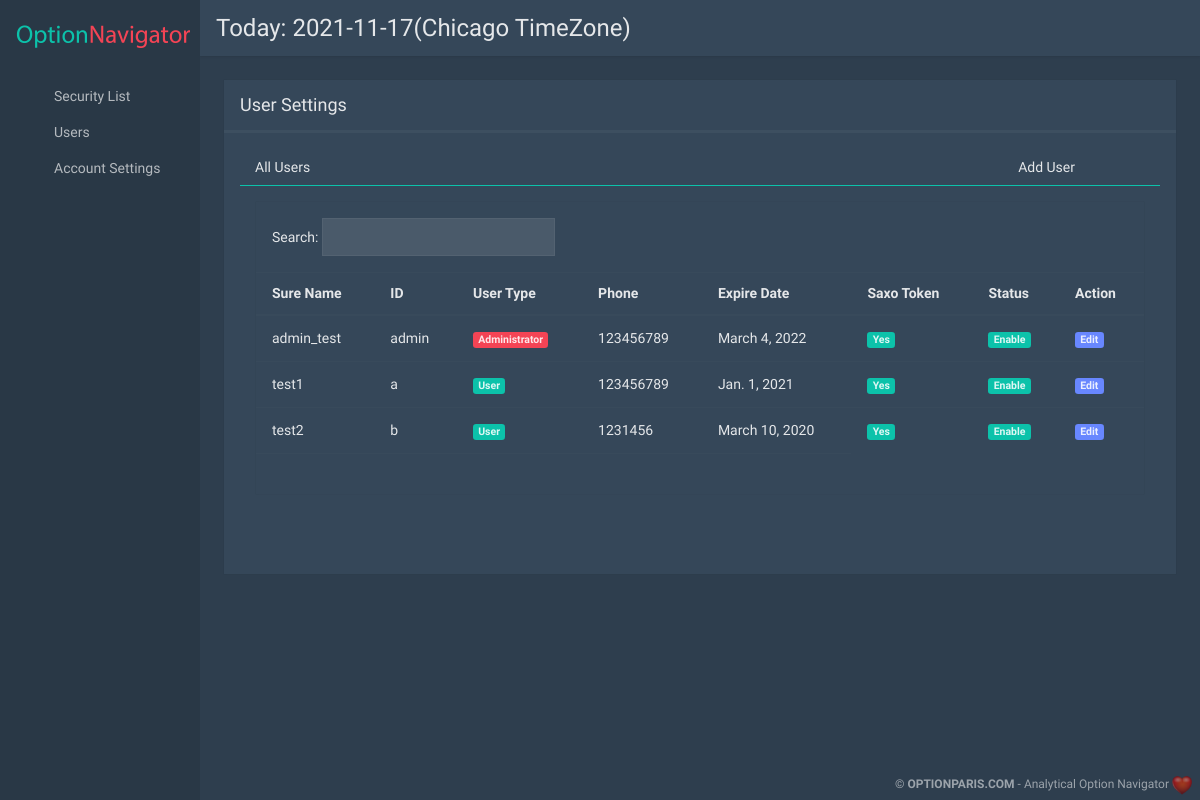
The page /admin_user_setting/ (signed in) on the database its author committed.
### broker_app/models.py (models this page shows)
class Account(models.Model):
    id = models.AutoField(primary_key=True)
    user_id = models.CharField(max_length=50)
    sure_name = models.CharField(max_length=50)
    password = models.CharField(max_length=100)
    phone_number = models.CharField(max_length=15)
    permission = models.IntegerField(default=2)
    status = models.CharField(max_length=20, default='enable')
    expire_date = models.DateField()
    ib_user_name = models.CharField(max_length=20, default='some string')
    ib_id = models.IntegerField()
    ib_port = models.IntegerField()
    saxo_token = models.TextField()
    saxo_account_key = models.TextField(default='')

### broker_app/views.py (the view)
# urls.py: url(r'^admin_user_setting/$', views.admin_user_setting, name='admin_user_setting'),
def admin_user_setting(request):
    if request.session['permission'] == 1:
        user_list = Account.objects.all().values()
        template = loader.get_template('pages/user/html/admin_user_settings.html')
        today_date = (datetime.datetime.now(datetime.timezone.utc) - datetime.timedelta(hours=6)).strftime("%Y-%m-%d")
        context = {
            "today": today_date,
            "user_list": user_list
        }
        return HttpResponse(template.render(context, request))
    else:
        request.session.flush()
        template = loader.get_template('pages/landingpage/login.html')
        context = {'login_error': "You have no permission to connect this link."}
        return HttpResponse(template.render(context, request))

### templates/pages/user/html/admin_user_settings.html (shortened to what this page needs)
<!DOCTYPE html>
<html lang="en">
<head>
  {% load static %}
  <link rel="stylesheet" href="../static/user/assets/animate.css/animate.min.css" type="text/css" />
  <link rel="stylesheet" href="../static/user/assets/glyphicons/glyphicons.css" type="text/css" />
  <link rel="stylesheet" href="../static/user/assets/font-awesome/css/font-awesome.min.css" type="text/css" />
  <link rel="stylesheet" href="../static/user/assets/material-design-icons/material-design-icons.css" type="text/css" />
  <link rel="stylesheet" href="../static/user/assets/bootstrap/dist/css/bootstrap.min.css" type="text/css" />
  <link rel="stylesheet" href="../static/user/assets/styles/app.css" type="text/css" />
  <link rel="stylesheet" href="{% static 'user/assets/styles/font.css' %}" type="text/css" />
</head>
<body class="dark">
  <div class="app" id="app">
  <div id="aside" class="app-aside modal nav-dropdown">
    <div class="left navside dark dk" data-layout="column">
  	  <div class="navbar no-radius">
        <a class="navbar-brand">
        	<img src="../static/landingpage/img/title.png" alt="." >
        </a>
      </div>
      <div class="hide-scroll" data-flex>
          <nav class="scroll nav-light">
              <ul class="nav" ui-nav>
                <li>
                  <a href={% url 'admin_dashboard' id='all'%} >
                    <div class="row">
                      <span class="nav-icon fa fa-dashboard" style="margin-left: 10px">
                      </span>
                      <span class="nav-text">Security List</span>
                    </div>
                  </a>
                </li>
                <li>
                  <a href="/admin_user_setting">
                    <div class="row">
                      <span class="nav-icon fa fa-users" style="margin-left: 10px">
                      </span>
                      <span class="nav-text">Users</span>
                    </div>
                  </a>
                </li>
                <li>
                  <a href="/admin_account_setting">
                    <div class="row">
                      <span class="nav-icon fa fa-database" style="margin-left: 10px">
                      </span>
                      <span class="nav-text">Account Settings</span>
                    </div>
                  </a>
                </li>
              </ul>
          </nav>
      </div>
    </div>
  </div>
  <div id="content" class="app-content box-shadow-z0" role="main">
    <div class="app-header white box-shadow">
        <div class="navbar navbar-toggleable-sm flex-row align-items-center">
            <div class="collapse navbar-collapse" id="collapse">
              <ul class="nav navbar-nav mr-auto">
                <li class="nav-item dropdown">
                    <h4 style="margin-bottom: 0px">Today: <span id="today">{{ today }}(Chicago TimeZone)</span></h4>
                </li>
              </ul>
            </div>
        </div>
    </div>
    <div class="app-footer">
      <div class="p-2 text-xs">
        <div class="pull-right text-muted py-1">
          &copy; <strong>OPTIONPARIS.COM</strong> <span class="hidden-xs-down">- Analytical Option Navigator <img width="20px" height="22px" src="../../../../static/landingpage/icon/heart.png"></span>
        </div>
      </div>
    </div>
    <div ui-view class="app-body" id="view">
    <div class="padding">
      <div>
        <div class="row">
            <div class="col-sm-12">
                <div class="box">
                    <div class="box-header">
                        <h2>User Settings</h2>
                    </div>
                    <div class="m-0" style="border-bottom: 3px solid rgba(120, 130, 140, 0.13)"></div>
                    <div class="box-body">
                        <form action="" method="post">{% csrf_token %}
                        <div class="row">
                            <div class="col-sm-12">
                                <div class="b-b b-primary nav-active-primary">
                                    <ul class="nav nav-tabs">
                                        <li class="nav-item">
                                            <a class="nav-link" href data-toggle="tab" data-target="#tab1">All Users</a>
                                        </li>
                                        <li class="nav-item dropdown" style="position: absolute; right: 70px">
                                            <a class="nav-link" href data-toggle="modal" data-target="#add_account">
                                                <i class="fa fa-fw fa-plus text-muted"></i>
                                                <span>Add User</span>
                                            </a>
                                        </li>
                                    </ul>
                                </div>
                                <div class="tab-content p-a m-b-md">
                                    <div class="tab-pane active" id="tab1">
                                        <div class="box">
                                            <div class="box-body">
                                                Search: <input id="filter" type="text" class="form-control input-sm w-auto inline m-r"/>
                                            </div>
                                            <div>
                                                <table class="table m-b-none" ui-jp="footable" data-filter="#filter" data-page-size="5">
                                                    <thead>
                                                        <tr>
                                                            <th data-toggle="true">Sure Name</th>
                                                            <th>ID</th>
                                                            <th>User Type</th>
                                                            <th data-hide="phone">Phone</th>
                                                            <th data-hide="phone,tablet" >Expire Date</th>
                                                            <th data-hide="Saxo Bank 24 hour token">Saxo Token</th>
                                                            <th>Status</th>
                                                            <th>Action</th>
                                                        </tr>
                                                    </thead>
                                                    <tbody>
                                                    {% if user_list %}
                                                        {% for user in user_list %}
                                                        <tr id>
                                                            <td>{{user.sure_name}}</td>
                                                            <td>{{ user.user_id }}</td>
                                                            <td >
                                                                {% if user.permission == 1 %}
                                                                    <span class="label danger" >Administrator</span>
                                                                {% else %}
                                                                    <span class="label primary" >User</span>
                                                                {% endif %}
                                                            </td>
                                                            <td>{{ user.phone_number }}</td>
                                                            <td>{{ user.expire_date }}</td>
                                                            {% if user.saxo_token == "" %}
                                                                <td><span class="label danger">No</span></td>
                                                            {% else %}
                                                                <td><span class="label primary" title="{{ user.saxo_token }}">Yes</span></td>
                                                            {% endif %}
                                                            {% if user.status == "disable" %}
                                                                <td><a class="label danger" title="Go to Enable">Disable</a></td>
                                                            {% elif user.status == "enable" %}
                                                                <td><a class="label primary" title="Go to Disable" >Enable</a></td>
                                                            {% endif %}
                                                            <td><a class="label info" href="#" onclick="edit_user({{ user.id }})">Edit</a></td>
                                                        </tr>
                                                        {% endfor %}
                                                    {% endif %}
                                                    </tbody>
                                                    <tfoot class="hide-if-no-paging">
                                                        <tr>
                                                            <td colspan="5" class="text-center">
                                                            </td>
                                                        </tr>
                                                    </tfoot>
                                                </table>
                                            </div>
                                        </div>
                                    </div>
                                </div>
                            </div>
                        </div>
                        </form>
                    </div>
                </div>
            </div>
        </div>
      </div>
    </div>
    </div>
  </div>
  </div>
</body>
</html>

### rows shown on the page
Account: sure_name "admin_test", user_id "admin", permission "Administrator", phone_number "123456789", expire_date "March 4, 2022", status "Enable"
Account: sure_name "test1", user_id "a", permission "User", phone_number "123456789", expire_date "Jan. 1, 2021", status "Enable"
Account: sure_name "test2", user_id "b", permission "User", phone_number "1231456", expire_date "March 10, 2020", status "Enable"

### other values the page prints
{{ today }} "2021-11-17"
